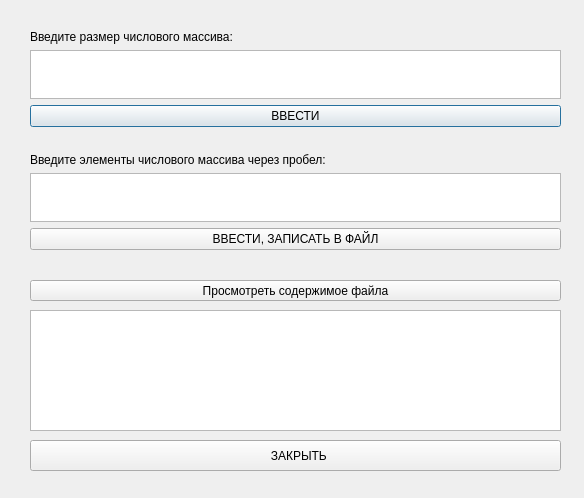
<?xml version="1.0" encoding="UTF-8"?>
<ui version="4.0">
 <class>WorkMassFile</class>
 <widget class="QDialog" name="WorkMassFile">
  <property name="geometry">
   <rect>
    <x>0</x>
    <y>0</y>
    <width>584</width>
    <height>498</height>
   </rect>
  </property>
  <property name="windowTitle">
   <string>Dialog</string>
  </property>
  <widget class="QWidget" name="verticalLayoutWidget">
   <property name="geometry">
    <rect>
     <x>30</x>
     <y>30</y>
     <width>531</width>
     <height>241</height>
    </rect>
   </property>
   <layout class="QVBoxLayout" name="verticalLayout">
    <item>
     <widget class="QLabel" name="sizeMassLabel">
      <property name="text">
       <string>Введите размер числового массива:</string>
      </property>
     </widget>
    </item>
    <item>
     <widget class="QTextEdit" name="sizeMassTextEdit"/>
    </item>
    <item>
     <widget class="QPushButton" name="sizeMassButton">
      <property name="text">
       <string>ВВЕСТИ</string>
      </property>
     </widget>
    </item>
    <item>
     <widget class="QLabel" name="sizeInputLabel">
      <property name="text">
       <string/>
      </property>
     </widget>
    </item>
    <item>
     <widget class="QLabel" name="massLabel">
      <property name="text">
       <string>Введите элементы числового массива через пробел:</string>
      </property>
     </widget>
    </item>
    <item>
     <widget class="QTextEdit" name="massTextEdit"/>
    </item>
    <item>
     <widget class="QPushButton" name="massButton">
      <property name="text">
       <string>ВВЕСТИ, ЗАПИСАТЬ В ФАЙЛ</string>
      </property>
     </widget>
    </item>
    <item>
     <widget class="QLabel" name="massInputLabel">
      <property name="text">
       <string/>
      </property>
     </widget>
    </item>
   </layout>
  </widget>
  <widget class="QPushButton" name="showButton">
   <property name="geometry">
    <rect>
     <x>30</x>
     <y>280</y>
     <width>531</width>
     <height>21</height>
    </rect>
   </property>
   <property name="text">
    <string>Просмотреть содержимое файла</string>
   </property>
  </widget>
  <widget class="QTextBrowser" name="showTextBrowser">
   <property name="geometry">
    <rect>
     <x>30</x>
     <y>310</y>
     <width>531</width>
     <height>121</height>
    </rect>
   </property>
  </widget>
  <widget class="QPushButton" name="closeButton">
   <property name="geometry">
    <rect>
     <x>30</x>
     <y>440</y>
     <width>531</width>
     <height>31</height>
    </rect>
   </property>
   <property name="text">
    <string>  ЗАКРЫТЬ</string>
   </property>
  </widget>
 </widget>
 <resources/>
 <connections/>
</ui>
